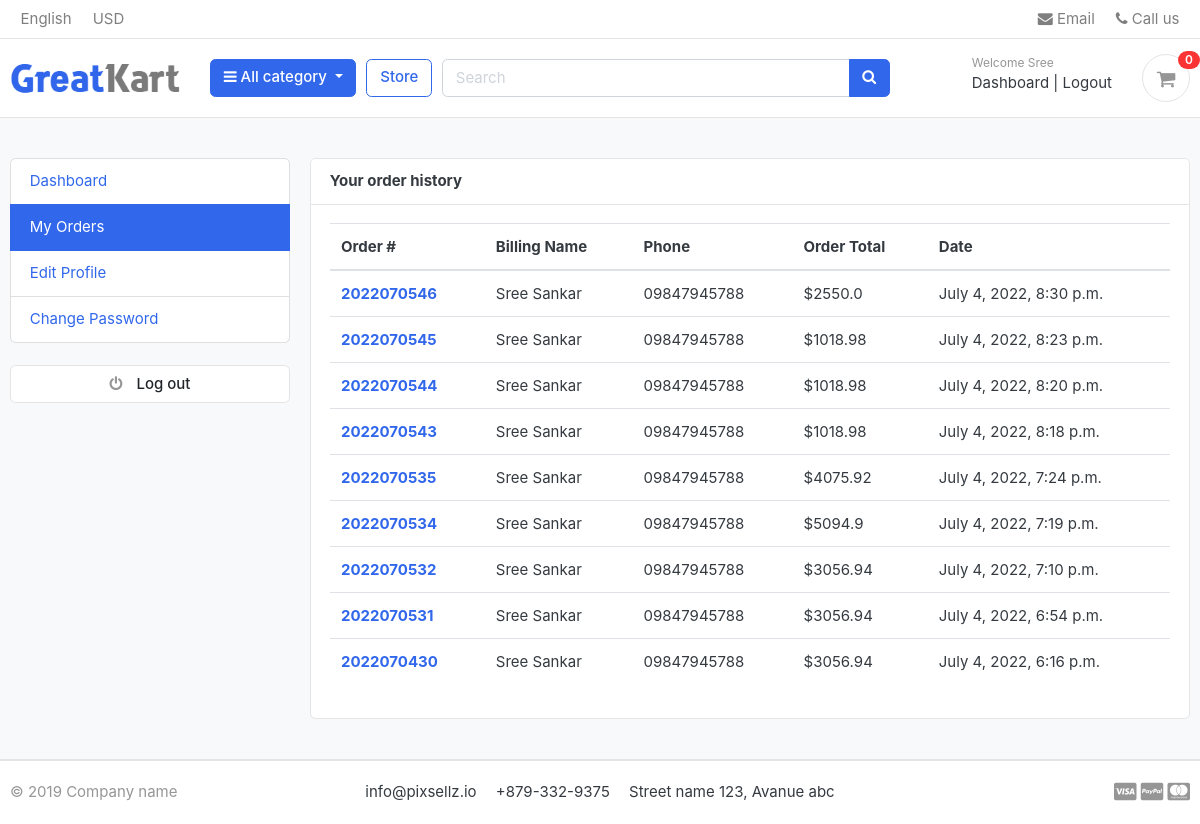
/accounts/my_orders/ (signed in), run on an earlier commit of the app's database.
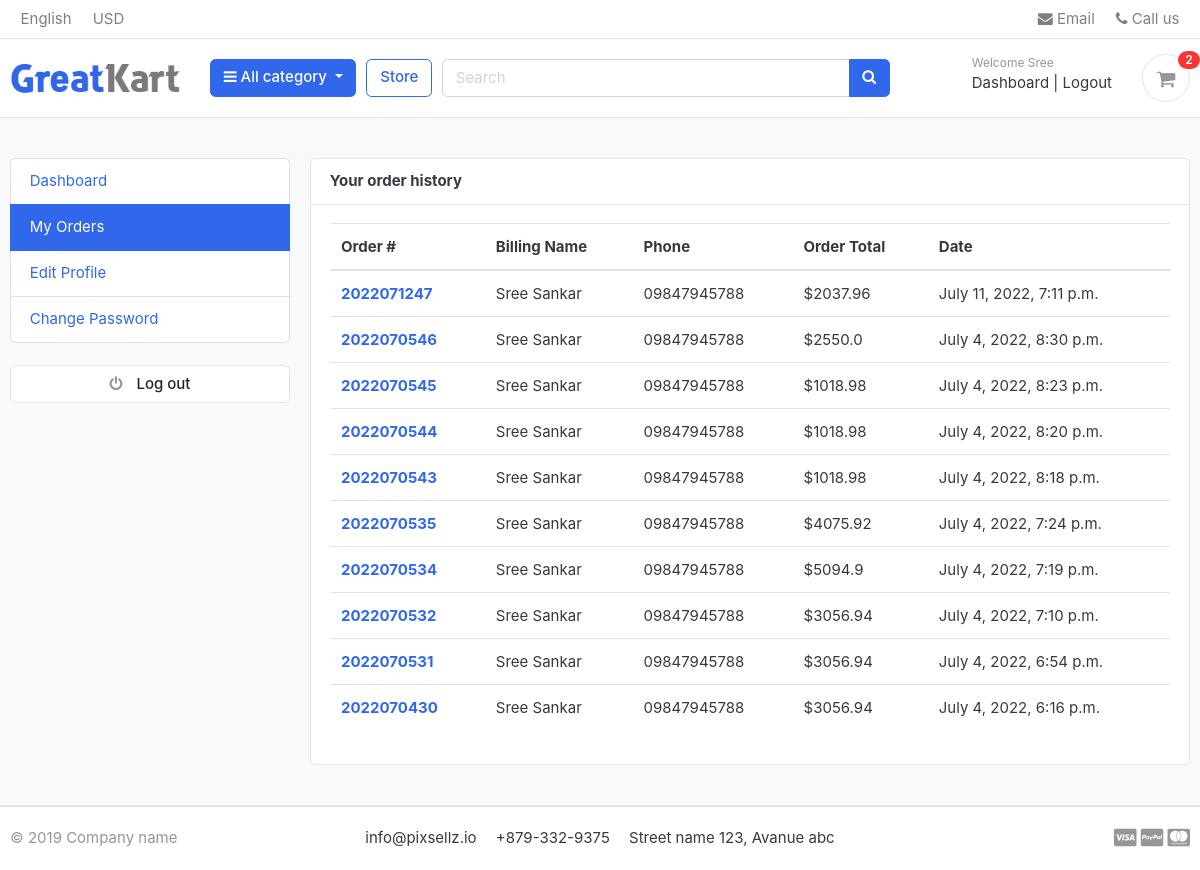
And on a later commit of the database.
### orders/models.py (models this page shows, shortened)
class Order(models.Model):
    STATUS = (
        ('New', 'New'),
        ('Accepted', 'Accepted'),
        ('Completed', 'Completed'),
        ('Cancelled', 'Cancelled'),
    )
    user = models.ForeignKey(Account, on_delete=models.SET_NULL, null=True)
    payment = models.ForeignKey(Payment, on_delete=models.SET_NULL, blank=True, null=True)
    order_number = models.CharField(max_length=20)
    first_name = models.CharField(max_length=50)
    last_name = models.CharField(max_length=50)
    phone = models.CharField(max_length=15)
    email = models.EmailField(max_length=50)
    address_line_1 = models.CharField(max_length=50)
    address_line_2 = models.CharField(max_length=50, blank=True)
    country = models.CharField(max_length=50)
    state = models.CharField(max_length=50)
    city = models.CharField(max_length=50)
    order_note = models.CharField(max_length=100, blank=True)
    order_total = models.FloatField()
    tax = models.FloatField()
    status = models.CharField(max_length=10, choices=STATUS, default='New')
    ip = models.CharField(blank=True, max_length=20)
    is_ordered = models.BooleanField(default=False)
    created_at = models.DateTimeField(auto_now_add=True)
    updated_at = models.DateTimeField(auto_now=True)
    def full_name(self):
        return f'{self.first_name} {self.last_name}'

### accounts/views.py (the view)
# urls.py: path('my_orders/', views.my_orders, name='my_orders'),
@login_required(login_url='login')
def my_orders(request):
    orders = Order.objects.filter(user=request.user, is_ordered=True).order_by('-created_at')
    context = {
        'orders': orders,
    }
    return render(request, 'accounts/my_orders.html', context)

### cart/contex_processors.py (called while the page is built)
def counter(request):
    cart_count = 0
    if 'admin' in request.path:
        return()
    else:
        try:
            cart = CartModel.objects.filter(cart_id=_cart_id(request))
            if request.user.is_authenticated:
                cart_items = CartItem.objects.filter(user=request.user)
            else:
                cart_items = CartItem.objects.filter(cart=cart[:1])
            for cart_item in cart_items:
                cart_count += cart_item.quantity
        except CartModel.DoesNotExist:
            cart_count = 0
    return dict(cart_count=cart_count)

### cart/views.py (called while the page is built)
def _cart_id(request):
    cart = request.session.session_key
    if not cart:
        cart = request.session.create()
    return cart

### category/context_processors.py (called while the page is built)
def menu_links(request):
    links = Category.objects.all()
    return dict(links=links)

### category/models.py (called while the page is built)
    def get_url(self):
        return reverse('products_by_category', args=[self.slug])

### templates/accounts/my_orders.html (shortened to what this page needs)
{% extends 'base.html' %}
{% block content %}
<section class="section-conten padding-y bg">
<div class="container">
	<div class="row">
	{% include 'includes/dashboard_sidebar.html' %}
	<main class="col-md-9">
		<article class="card">
		<header class="card-header">
			<strong class="d-inline-block mr-3">Your order history</strong>
		</header>
		<div class="card-body">
			<div class="row">
			<div class="col-md-12">
				<table class="table table-hover">
				  <thead>
				    <tr>
				      <th scope="col">Order #</th>
				      <th scope="col">Billing Name</th>
				      <th scope="col">Phone</th>
				      <th scope="col">Order Total</th>
							<th scope="col">Date</th>
				    </tr>
				  </thead>
				  <tbody>
						{% for order in orders %}
				    <tr>
				      <th scope="row"><a href="{% url 'order_detail' order.order_number %}">{{order.order_number}}</a></th>
				      <td>{{order.full_name}}</td>
				      <td>{{order.phone}}</td>
				      <td>${{order.order_total}}</td>
							<td>{{order.created_at}}</td>
				    </tr>
				{% endfor %}
				  </tbody>
				</table>
			</div>
			</div>
		</div>
		</article>
	</main>
</div>
</div>
</section>
{% endblock %}

### templates/includes/navbar.html (shortened to what this page needs)
{% load static %}
<header class="section-header">
<nav class="navbar p-md-0 navbar-expand-sm navbar-light border-bottom">
<div class="container">
  <div class="collapse navbar-collapse" id="navbarTop4">
    <ul class="navbar-nav mr-auto">
    	<li class="nav-item dropdown">
		 	<a href="#" class="nav-link">   English </a>
		</li>
		<li class="nav-item dropdown">
			<a href="#" class="nav-link"> USD </a>
		</li>
    </ul>
    <ul class="navbar-nav">
		<li><a href="#" class="nav-link"> <i class="fa fa-envelope"></i> Email </a></li>
		<li><a href="#" class="nav-link"> <i class="fa fa-phone"></i> Call us </a></li>
	</ul>
  </div>
</div>
</nav>
<section class="header-main border-bottom">
	<div class="container">
<div class="row align-items-center">
	<div class="col-lg-2 col-md-3 col-6">
		<a href="{% url 'home' %}" class="brand-wrap">
			<img class="logo" src="{% static './images/logo.png' %}">
		</a>
	</div>
	<div class="col-lg col-sm col-md col-6 flex-grow-0">
		<div class="category-wrap dropdown d-inline-block float-right">
			<button type="button" class="btn btn-primary dropdown-toggle" data-toggle="dropdown">
				<i class="fa fa-bars"></i> All category
			</button>
		</div>
	</div>
	<a href="{% url 'store' %}" class="btn btn-outline-primary">Store</a>
	<div class="col-lg  col-md-6 col-sm-12 col">
		<form action="{% url 'search' %}" class="search" method="get">
			<div class="input-group w-100">
			    <input type="text" class="form-control" style="width:60%;" placeholder="Search" name="keyword">
			    <div class="input-group-append">
			      <button  class="btn btn-primary" type="submit">
			        <i class="fa fa-search"></i>
			      </button>
			    </div>
		    </div>
		</form>
	</div>
	<div class="col-lg-3 col-sm-6 col-8 order-2 order-lg-3">
				<div class="d-flex justify-content-end mb-3 mb-lg-0">
					{% if user.id is None%}
					<div class="widget-header">
						<small class="title text-muted">Welcome guest!</small>
						<div>
							<a href="{%url 'login'%}">Sign in</a> <span class="dark-transp"> | </span>
							<a href="{%url 'register'%}"> Register</a>
						</div>
					</div>
					{%else%}
					<div class="widget-header">
						<small class="title text-muted">Welcome {{user.first_name | capfirst}} </small>
						<div>
							<a href="{%url 'dashboard'%}">Dashboard</a> <span class="dark-transp"> | </span>
							<a href="{%url 'logout'%}"> Logout</a>
						</div>
					</div>
					{%endif %}
					<a href="{% url 'cart' %}" class="widget-header pl-3 ml-3">
						<div class="icon icon-sm rounded-circle border"><i class="fa fa-shopping-cart"></i></div>
						<span class="badge badge-pill badge-danger notify">{{cart_count}}</span>
					</a>
				</div>
			</div>
</div>
	</div>
</section>
</header>

What changed in the data, as far as the page shows it:
added Order: order_number "2022071247", full_name "Sree Sankar", phone "09847945788", order_total "2037.96", created_at "July 11, 2022, 7:11 p.m."
Also different on the page:
{{ cart_count }}: "0" → "2"
